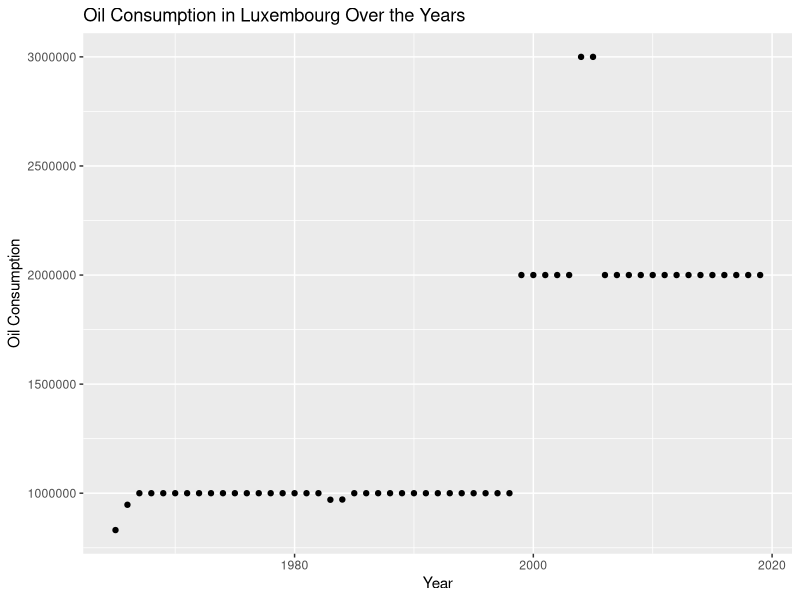
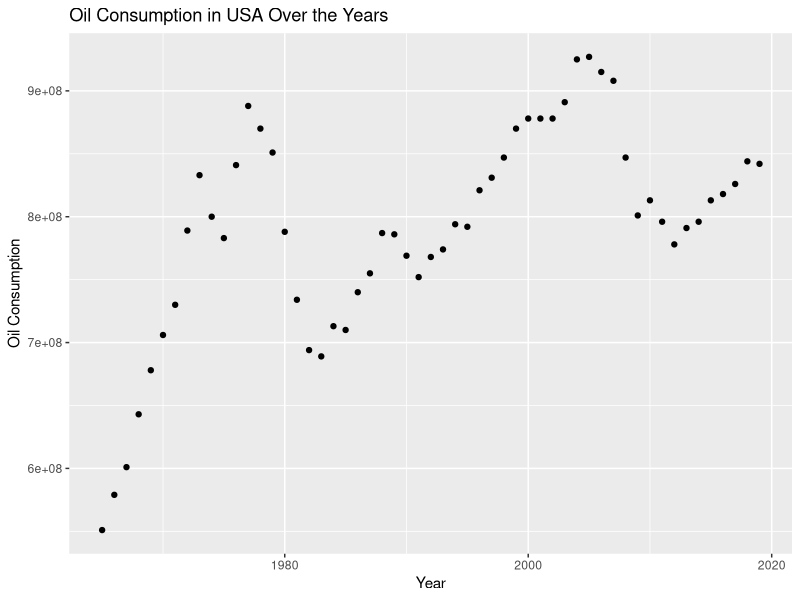
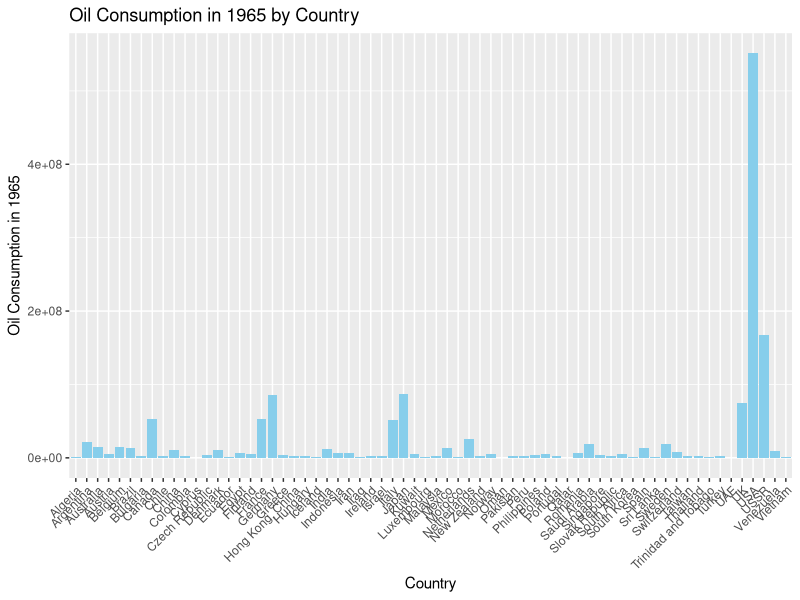
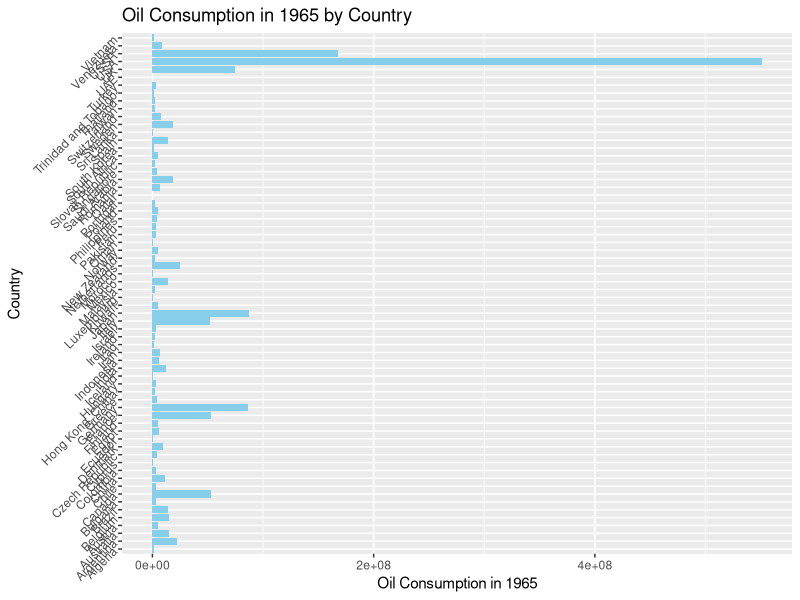
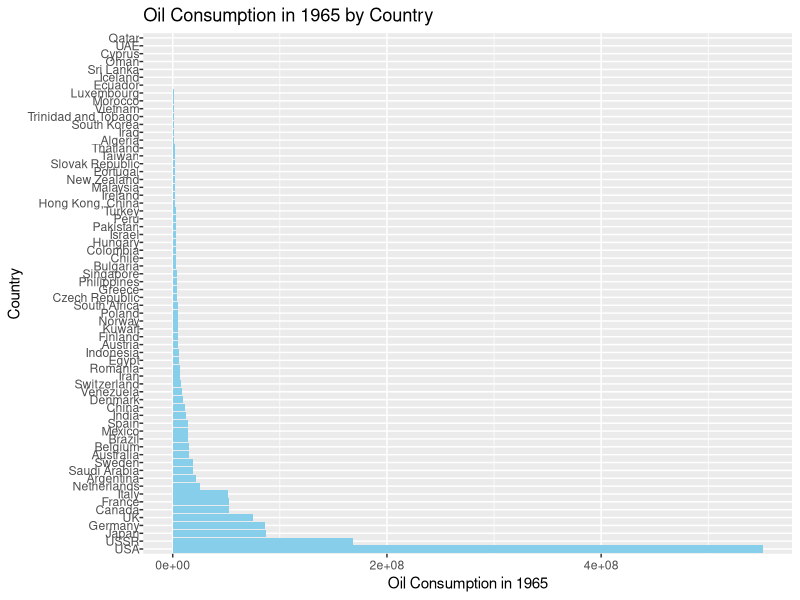
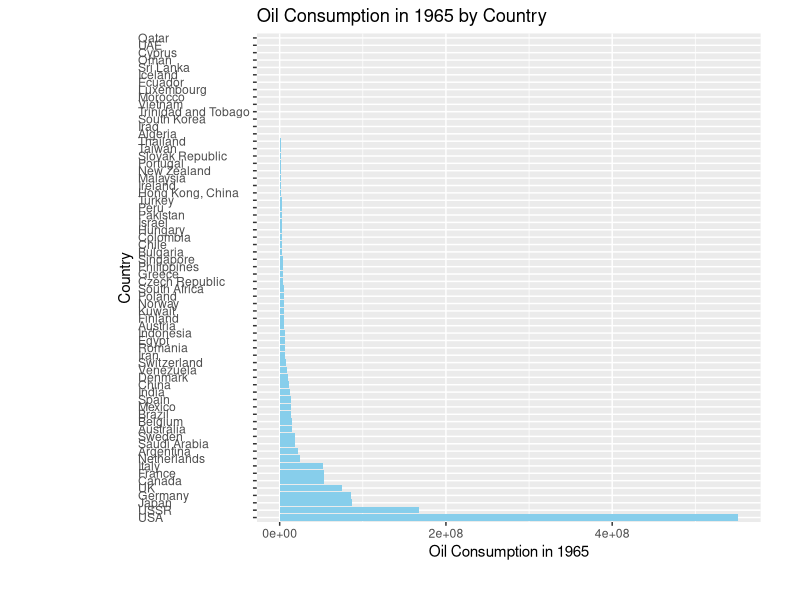
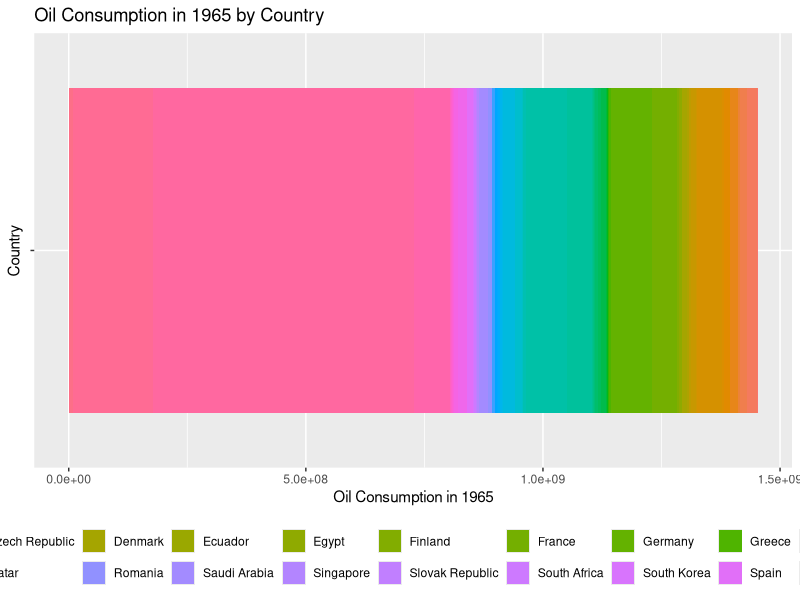
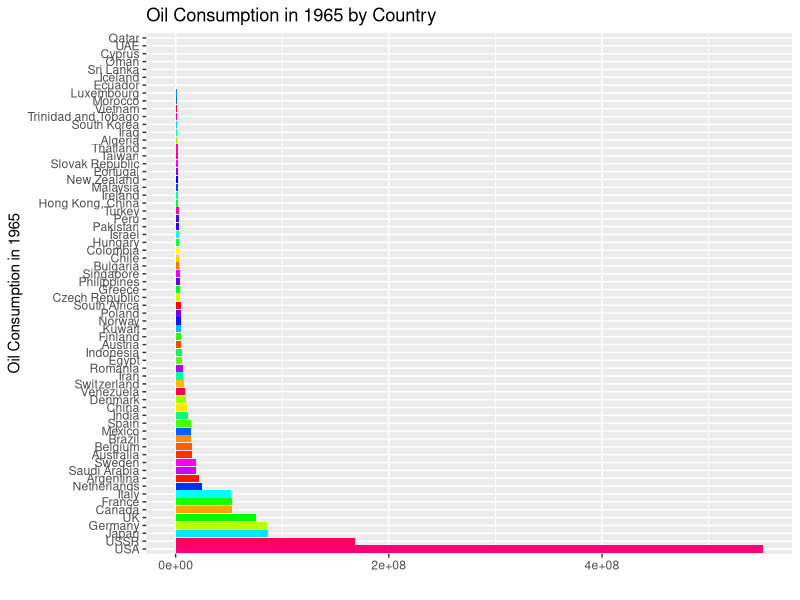

Here is the R script that generated these plots, in order:
## ---- chunk 1
library(tidyverse)
## ---- chunk 2
# Read the CSV file
oil_data <- read.csv("data/oil_consumption_total.csv")
oil_tibble <- as.tibble(oil_data)
print(oil_tibble)

column_names <- colnames(oil_tibble)

# Skip the first element and remove 'X' from the rest
new_column_names <- c("country", substring(column_names[-1], 2))
colnames(oil_tibble) <- new_column_names

oil_tibble <- oil_tibble |> 
  mutate_all(~na_if(.,""))
print(oil_tibble)
# Now, 'oil_tibble' has empty values replaced with NA

# Function to convert units to numeric
convert_units <- function(x) {
  # Extract numeric part
  numeric_part <- as.numeric(str_extract(x, "\\d+"))

  # Extract unit part
  unit_part <- str_extract(x, "[A-Za-z]+")

  # Convert units to multiplier
  multiplier <- case_when(
    toupper(unit_part) == "K" ~ 1e3,
    toupper(unit_part) == "M" ~ 1e6,
    TRUE ~ 1
  )

  # Multiply numeric part with the multiplier
  result <- as.integer(numeric_part * multiplier)

  return(result)
}


oil_tibble <- oil_tibble |> 
  mutate(across(-country, convert_units))

print(oil_tibble)
## ---- chunk 3
library(ggplot2)

lux_data <- oil_tibble |> 
  filter(country == "Luxembourg")

# Extract years and corresponding oil consumption
years <- names(lux_data)[2:length(lux_data)]
#print(years)
oil_consumption <- unlist(lux_data[, 2:length(lux_data)])

# Create a data frame for plotting
lux_plot_data <- data.frame(Year = as.numeric(years), Oil_Consumption = oil_consumption) 
# Plot the data
ggplot(lux_plot_data, aes(x = Year, y = Oil_Consumption)) +
  geom_point() +
  labs(title = "Oil Consumption in Luxembourg Over the Years",
       x = "Year",
       y = "Oil Consumption")

## ---- chunk 4
library(ggplot2)
usa_data <- oil_tibble |> 
  filter(country == "USA")

# Extract years and corresponding oil consumption
years <- names(usa_data)[2:length(usa_data)]
#print(years)
oil_consumption <- unlist(usa_data[, 2:length(usa_data)])

# Create a data frame for plotting
usa_plot_data <- data.frame(Year = as.numeric(years), Oil_Consumption = oil_consumption) 
# Plot the data
ggplot(usa_plot_data, aes(x = Year, y = Oil_Consumption)) +
  geom_point() +
  labs(title = "Oil Consumption in USA Over the Years",
       x = "Year",
       y = "Oil Consumption")

## ---- chunk 5
library(ggplot2)

# Filter rows where oil consumption in 1965 is not NA
plot_data <- oil_tibble |> 
  filter(!is.na(`1965`))

# Plot the data in a bar plot
ggplot(plot_data, aes(x = country, y = `1965`)) +
  geom_bar(stat = "identity", fill = "skyblue") +
  labs(title = "Oil Consumption in 1965 by Country",
       x = "Country",
       y = "Oil Consumption in 1965") +
  theme(axis.text.x = element_text(angle = 45, hjust = 1))  # Rotate x-axis labels for better visibility

## ---- chunk 6
library(ggplot2)

# Filter rows where oil consumption in 1965 is not NA
plot_data <- oil_tibble |> 
  filter(!is.na(`1965`))

# Plot the data in a bar plot with switched x and y values
ggplot(plot_data, aes(x = `1965`, y = country)) +
  geom_bar(stat = "identity", fill = "skyblue") +
  labs(title = "Oil Consumption in 1965 by Country",
       x = "Oil Consumption in 1965",
       y = "Country") +
  theme(axis.text.y = element_text(angle = 45, hjust = 1))  # Adjust y-axis labels if needed

## ---- chunk 7
library(ggplot2)

# Filter rows where oil consumption in 1965 is not NA
plot_data <- oil_tibble |> 
  filter(!is.na(`1965`))

# Plot the data in a horizontal bar plot with switched x and y values
ggplot(plot_data, aes(x = `1965`, y = reorder(country, -`1965`))) +
  geom_bar(stat = "identity", fill = "skyblue") +
  labs(title = "Oil Consumption in 1965 by Country",
       x = "Oil Consumption in 1965",
       y = "Country") +
  theme(axis.text.y = element_text(hjust = 1, margin = margin(t = 0.8, b = 0.1)))  # Adjust y-axis labels
## ---- chunk 8

library(ggplot2)

# Filter rows where oil consumption in 1965 is not NA
plot_data <- oil_tibble |> 
  filter(!is.na(`1965`))

# Plot the data in a horizontal bar plot with switched x and y values
ggplot(plot_data, aes(x = `1965`, y = reorder(country, -`1965`))) +
  geom_bar(stat = "identity", fill = "skyblue") +
  labs(title = "Oil Consumption in 1965 by Country",
       x = "Oil Consumption in 1965",
       y = "Country") +
  theme(axis.text.y = element_text(hjust = 0),
        plot.margin = margin(0.2, 1, 1, 3, unit = "cm"))  # Adjust right margin

## ---- chunk 9
library(ggplot2)

# Filter rows where oil consumption in 1965 is not NA
plot_data <- oil_tibble |> 
  filter(!is.na(`1965`))

# Plot the data in a horizontal bar plot with a legend
ggplot(plot_data, aes(x = `1965`, y = '', fill = country)) +
  geom_bar(stat = "identity") +
  labs(title = "Oil Consumption in 1965 by Country",
       x = "Oil Consumption in 1965",
       y = "Country") +
  theme(legend.position = "bottom") +  # Adjust legend position
  guides(fill = guide_legend(nrow = 2, byrow = TRUE))  # Adjust legend layout


## ---- chunk 10
plot_data <- oil_tibble %>%
  filter(!is.na(`1965`))

# Create a unique color for each country
country_colors <- rainbow(length(unique(plot_data$country)))

# Map colors to countries
plot_data$color <- country_colors[match(plot_data$country, unique(plot_data$country))]

# Plot the data with a combined color legend
ggplot(plot_data, aes(x = `1965`, y = reorder(country, -`1965`), fill = color, group = country)) +
  geom_col() +
  labs(title = "Oil Consumption in 1965 by Country",
       x = "",
       y = "Oil Consumption in 1965") +
  scale_fill_identity() +
  theme(legend.position = "bottom") +
  guides(fill = guide_legend(nrow = 2, byrow = TRUE))  # Adjust the number of rows and layout of the legend


## ---- chunk 11
library(ggplot2)

# Filter rows where oil consumption in 1965 is not NA
plot_data <- oil_tibble %>%
  filter(!is.na(`1965`))

# Order the data by oil consumption in 1965 in descending order and take the top 10
top_10_data <- plot_data |> 
  arrange(desc(`1965`)) |> 
  slice(1:10)

# Plot the data without legend
ggplot(top_10_data, aes(x = `1965`, y = reorder(country, -`1965`), fill = country)) +
  geom_bar(stat = "identity") +
  labs(title = "Top 10 Oil Consumption in 1965",
       x = "Oil Consumption in 1965",
       y = "Country") +
  theme(legend.position = "none")


## ---- chunk 12
library(ggplot2)

# Filter rows where oil consumption in 1965 is not NA
plot_data <- oil_tibble |> 
  filter(!is.na(`1965`))

# Order the data by oil consumption in 1965 in descending order and take the top 10
top_10_data <- plot_data |> 
  arrange(desc(`1965`)) |> 
  slice(1:10)

# Plot the data without legend in a polar bar plot
ggplot(top_10_data, aes(x = "", y = `1965`, fill = country)) +
  geom_bar(stat = "identity", width = 1) +
  coord_polar(theta = "y") +
  labs(title = "Top 10 Oil Consumption in 1965",
       x = NULL,
       y = "Oil Consumption in 1965") +
  theme()

## ---- chunk 13

## ---- chunk 14
library(dplyr)
library(ggplot2)

# Assuming your data frame is named 'your_tibble'
# Filter rows where oil consumption in 1965 and 2015 is not NA
plot_data <- oil_tibble |> 
  filter(!is.na(`1965`) & !is.na(`2015`))

# Calculate the increase in oil consumption from 1965 to 2015
plot_data <- plot_data |> 
  mutate(increase = `2015` - `1965`)

# Order the data by the increase in oil consumption in descending order and take the top 5
top_5_increase <- plot_data |> 
  arrange(desc(increase)) |> 
  slice(1:5)

# Plot the data with legend
ggplot(top_5_increase, aes(x = country, y = increase, fill = country)) +
  geom_bar(stat = "identity") +
  labs(title = "Top 5 Countries with the Most Increase in Oil Consumption (1965 to 2015)",
       x = "Country",
       y = "Increase in Oil Consumption") +
  scale_fill_manual(values = rainbow(length(unique(top_5_increase$country))))

## ---- chunk 15
library(dplyr)
library(ggplot2)

# Assuming your data frame is named 'your_tibble'
# Filter rows where oil consumption in 1965 and 2015 is not NA
plot_data <- oil_tibble |> 
  filter(!is.na(`1965`) & !is.na(`2015`))

# Calculate the compound annual growth rate (CAGR)
plot_data <- plot_data |> 
  #the compound annual growth rate (CAGR) formula
  mutate(cagr = ((`2015` / `1965`)^(1/51)) - 1)  # Assuming 51 years between 1965 and 2015

# Order the data by CAGR in descending order and take the top 5
top_5_cagr <- plot_data |> 
  arrange(desc(cagr)) |> 
  slice(1:5)

# Plot the data with legend
ggplot(top_5_cagr, aes(x = country, y = cagr, fill = country)) +
  geom_bar(stat = "identity") +
  labs(title = "Top 5 Countries with the Fastest Increase in Oil Consumption (CAGR 1965 to 2015)",
       x = "Country",
       y = "Compound Annual Growth Rate (CAGR)") +
  theme(legend.position = "bottom") +
  scale_fill_manual(values = rainbow(length(unique(top_5_cagr$country))))

## ---- chunk 16
library(tidyverse)
maximal_minimal_temperature <- readxl::read_excel("data/Temperature.xlsx")
print(maximal_minimal_temperature)

